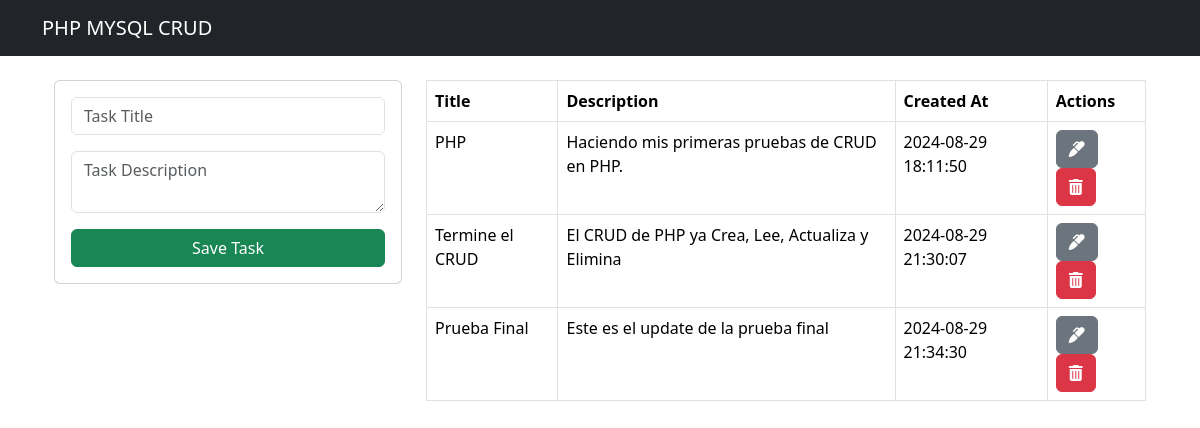
The page / on the database its author committed.
### tables this page shows
CREATE TABLE `task` (
  `id` int(11) NOT NULL,
  `title` varchar(255) NOT NULL,
  `description` text NOT NULL,
  `created_at` timestamp NOT NULL DEFAULT current_timestamp()
);

### index.php (the view, shortened to what this page needs)
<?php include("db.php")?>
<?php include("includes/header.php") ?>
<div class="container p-4">
    <div class="row">
        <div class="col-md-4">
            <div class="card card-body">
                <form action="save_task.php" method="POST">
                    <div class="form-group">
                        <input type="text" name="title" class="form-control" placeholder="Task Title" autofocus>
                    </div>
                    <div class="form-group mt-3">
                        <textarea name="description" rows="2" class="form-control" placeholder="Task Description"></textarea>
                    </div>
                    <input type="submit" class="btn btn-success w-100 mt-3" name="save_task" value="Save Task">
                </form>
            </div>
        </div>
        <div class="col-md-8">
            <table class="table table-bordered">
                <thead>
                    <tr>
                        <th>Title</th>
                        <th>Description</th>
                        <th>Created At</th>
                        <th>Actions</th>
                    </tr>
                </thead>
                <tbody>
                    <?php
                    $query = "SELECT * FROM task";
                    $result_tasks = mysqli_query($conn, $query);
                    while($row = mysqli_fetch_array($result_tasks)){?>
                    <tr>
                        <td><?php echo $row['title'] ?></td>
                        <td><?php echo $row['description'] ?></td>
                        <td><?php echo $row['created_at'] ?></td>
                        <td>
                            <a href="edit_task.php?id=<?php echo $row['id']?>" class="btn btn-secondary">
                                <i class="fas fa-marker"></i>
                            </a>
                            <a href="delete_task.php?id=<?php echo $row['id']?>" class="btn btn-danger">
                                <i class="fas fa-trash-alt"></i>
                            </a>
                        </td>
                    </tr>
                    <?php } ?>
                </tbody>
            </table>
        </div>
    </div>
</div>
<?php include("includes/footer.php") ?>

### includes/header.php (shortened to what this page needs)
<!DOCTYPE html>
<html lang="en">
<head>
    <link href="https://cdn.jsdelivr.net/npm/bootstrap@5.3.3/dist/css/bootstrap.min.css" rel="stylesheet">
</head>
<body>
<nav class="navbar navbar-dark bg-dark">
    <div class="container">
        <a href="index.php" class="navbar-brand">PHP MYSQL CRUD</a>
    </div>
</nav>

### includes/footer.php (shortened to what this page needs)
</body>
</html>

### rows shown on the page
task: title "PHP", description "Haciendo mis primeras pruebas de CRUD en PHP.", created_at "2024-08-29 18:11:50"
task: title "Termine el CRUD", description "El CRUD de PHP ya Crea, Lee, Actualiza y Elimina", created_at "2024-08-29 21:30:07"
task: title "Prueba Final", description "Este es el update de la prueba final", created_at "2024-08-29 21:34:30"
